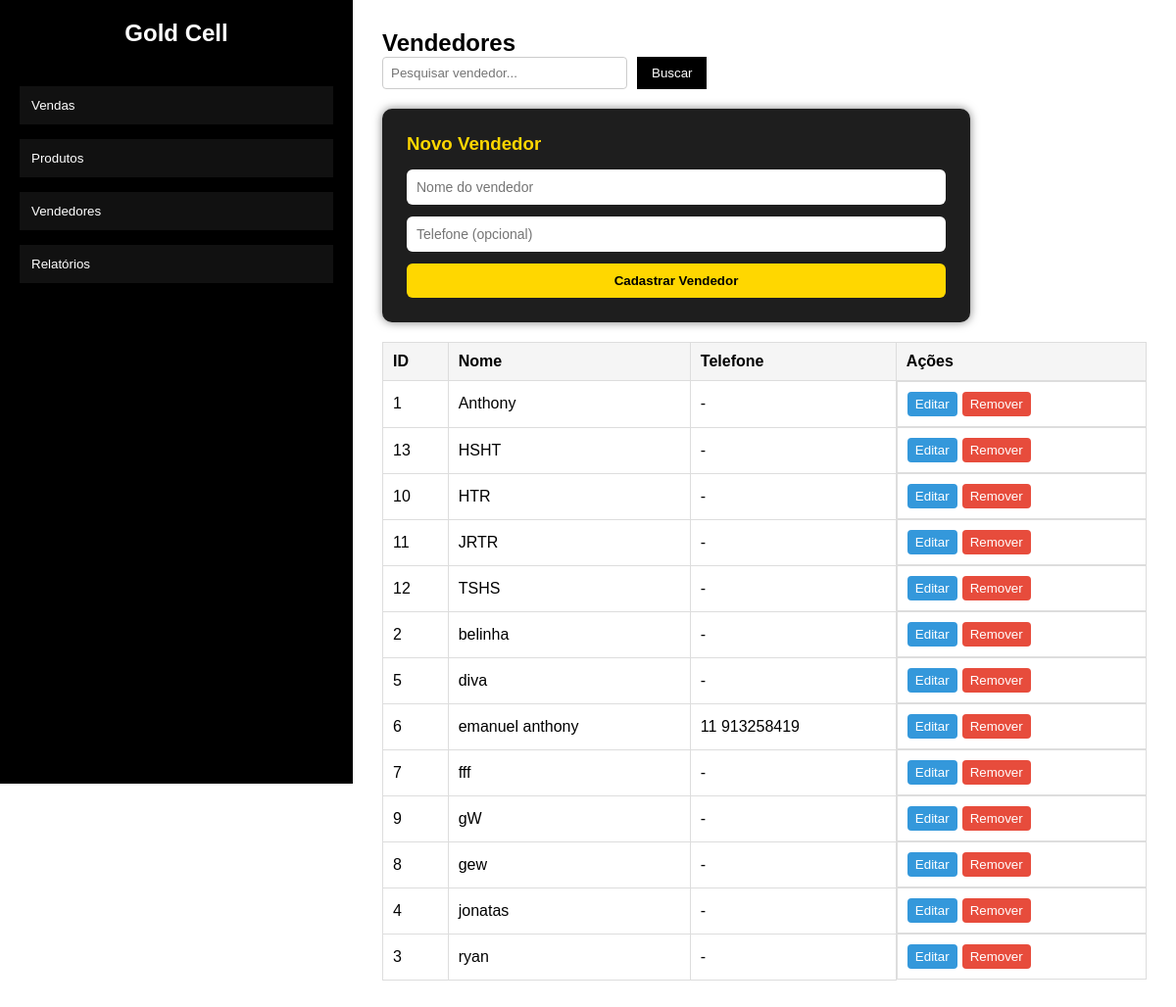
/vendedores, run on an earlier commit of the app's database.
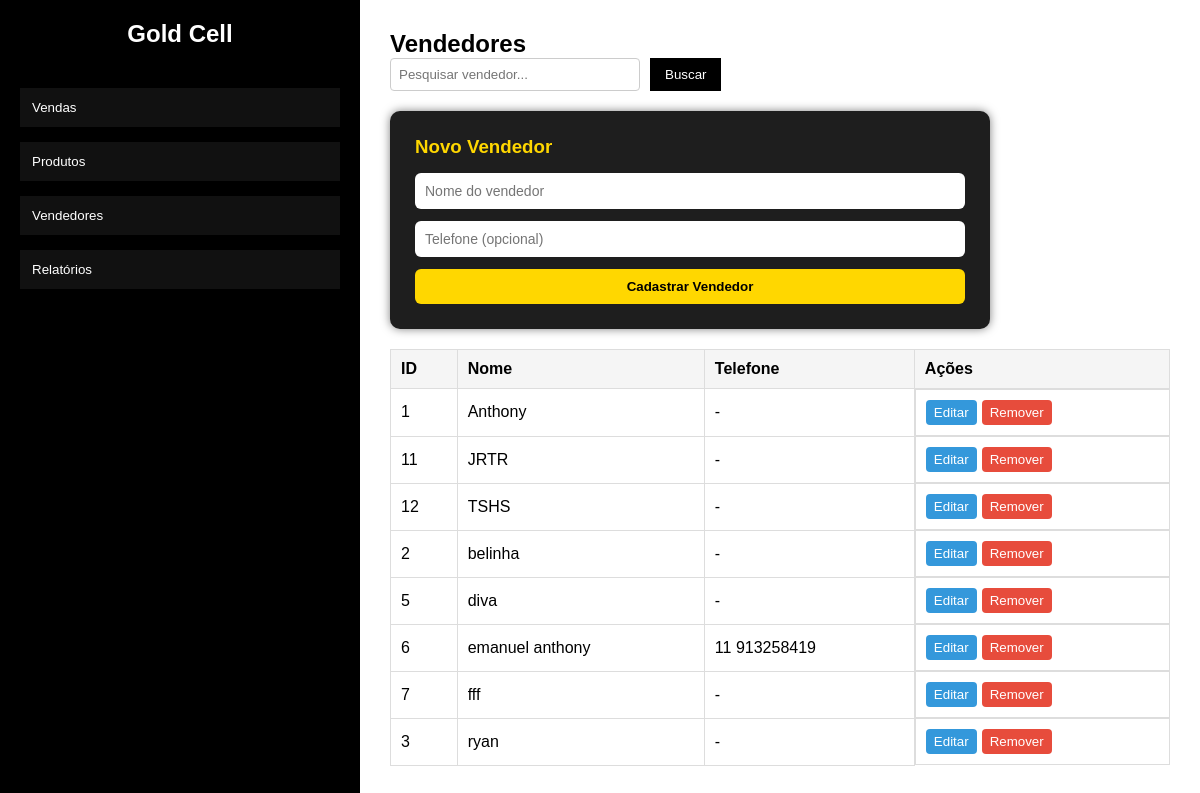
And on a later commit of the database.
### tables this page shows
CREATE TABLE sellers (
        id INTEGER PRIMARY KEY AUTOINCREMENT,
        name TEXT NOT NULL,
        phone TEXT,
        created_at DATETIME DEFAULT CURRENT_TIMESTAMP
    );

### routes.py (the view)
    @app.route("/vendedores")
    def list_sellers():
        seller_id = request.args.get("id")
        seller = None
        if seller_id:
            seller = get_seller_by_id(seller_id)
        data = get_all_sellers()
        return render_template("vendedores.html", data=data, seller=seller)

### database/engine.py (called while the page is built)
def get_connection():
    conn = sqlite3.connect(DB_PATH)
    conn.row_factory = sqlite3.Row
    return conn

def get_all_sellers():
    conn = get_connection()
    cursor = conn.cursor()
    cursor.execute("""
        SELECT id, name, phone
        FROM sellers
        ORDER BY name
    """)
    rows = cursor.fetchall()
    conn.close()
    return rows

### templates/vendedores.html (shortened to what this page needs)
{% extends "base.html" %}
{% block extra_css %}
    <link rel="stylesheet" href="{{ url_for('static', filename='cadastro_de_vendedores.css') }}">
    <link rel="stylesheet" href="{{ url_for('static', filename='vendedores.css') }}">
{% endblock %}
{% block content %}
<h2>Vendedores</h2>
<div class="products-header">
    <form method="get" action="/vendedores" class="search-box">
        <input
            type="text"
            name="search"
            placeholder="Pesquisar vendedor..."
            value="{{ request.args.get('search','') }}"
        >
        <button type="submit">Buscar</button>
    </form>
</div>
<div id="new-seller" class="form-box left-form">
    <h3>{% if seller %}Editar Dados do Vendedor{% else %}Novo Vendedor{% endif %}</h3>
    <form method="post" action="/vendedores/novo">
        <input
            type="text"
            name="seller_name"
            placeholder="Nome do vendedor"
            value="{% if seller %}{{ seller[1] }}{% endif %}"
            required
        >
        <input
            type="tel"
            name="phone"
            placeholder="Telefone (opcional)"
            value="{% if seller %}{{ seller[2] or '' }}{% endif %}"
        >
        <button type="submit" name="action" value="{% if seller %}editar{% else %}novo{% endif %}">
            {% if seller %}Atualizar Vendedor{% else %}Cadastrar Vendedor{% endif %}
        </button>
    </form>
</div>
<table class="products-table">
    <tr>
        <th>ID</th>
        <th>Nome</th>
        <th>Telefone</th>
        <th>Ações</th>
    </tr>
    {% for seller in data %}
    <tr>
        <td>{{ seller[0] }}</td>
        <td>{{ seller[1] }}</td>
        <td>{{ seller[2] or "-" }}</td>
        <td class="actions">
            <a href="/vendedores?id={{ seller[0] }}">
                <button class="btn-edit">Editar</button>
            </a>
            <a href="/vendedores/remover/{{ seller[0] }}"
               onclick="return confirm('Deseja realmente remover este vendedor?')">
                <button class="btn-delete">Remover</button>
            </a>
        </td>
    </tr>
    {% endfor %}
</table>
    </main>
</div>
{% endblock %}

What changed in the data, as far as the page shows it:
removed sellers: id "13", name "HSHT", phone "-"
removed sellers: id "10", name "HTR", phone "-"
removed sellers: id "9", name "gW", phone "-"
removed sellers: id "8", name "gew", phone "-"
removed sellers: id "4", name "jonatas", phone "-"
